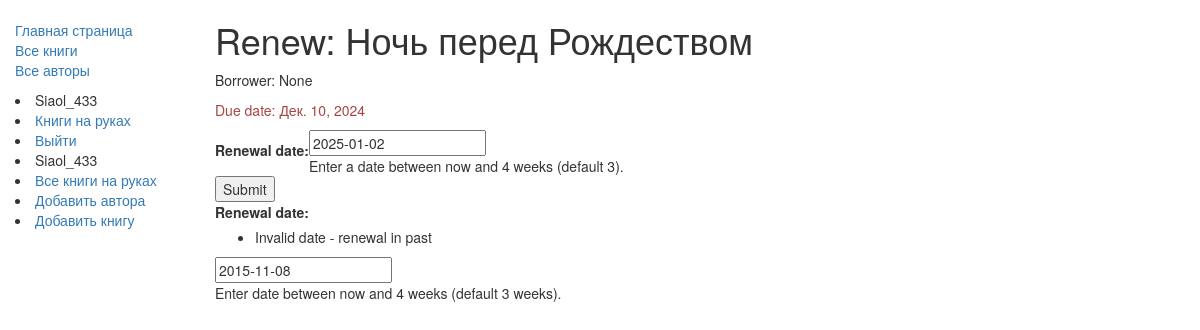
Before: /catalog/book/5ec4af5b-a88c-41b7-8736-c8a718f71bb0/renew/ (signed in) with the older database file.
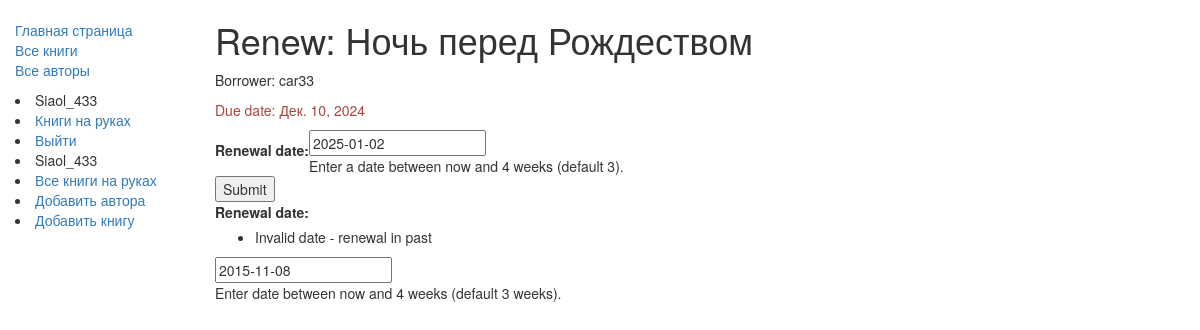
After: the same page with the newer database file.
### catalog/models.py (models this page shows, shortened)
class BookInstance(models.Model):
    id = models.UUIDField(primary_key=True, default=uuid.uuid4,
                          help_text="Unique ID for this particular book across whole library")
    book = models.ForeignKey('Book', on_delete=models.SET_NULL, null=True)
    imprint = models.CharField(max_length=200)
    due_back = models.DateField(null=True, blank=True)
    borrower = models.ForeignKey(User, on_delete=models.SET_NULL, null=True, blank=True)
    LOAN_STATUS = (
        ('m', 'Maintenance'),
        ('o', 'On loan'),
        ('a', 'Available'),
        ('r', 'Reserved'),
    )
    status = models.CharField(max_length=1, choices=LOAN_STATUS, blank=True, default='m',
                              help_text='Book availability')
    class Meta:
        ordering = ["due_back"]
        permissions = (("can_mark_returned", "Set book as returned"),)
    @property
    def is_overdue(self):
        if self.due_back and date.today() > self.due_back:
            return True
        return False

class Book(models.Model):
    title = models.CharField(max_length=200)
    author = models.ForeignKey('Author', on_delete=models.SET_NULL, null=True)
    summary = models.TextField(max_length=1000, help_text="Enter a brief description of the book")
    isbn = models.CharField('ISBN',max_length=13, help_text='13 Character <a href="https://www.isbn-international.org/content/what-isbn">ISBN number</a>')
    genre = models.ManyToManyField(Genre, help_text="Select a genre for this book")
    def display_genre(self):
        return ', '.join([genre.name for genre in self.genre.all()[:3]])
    display_genre.short_description = 'Genre'

### catalog/views.py (the view)
# urls.py: re_path(r'^book/(?P<pk>[-\w]+)/renew/$', views.renew_book_librarian, name='renew-book-librarian'),
@permission_required('catalog.can_mark_returned')
def renew_book_librarian(request, pk):
    book_inst = get_object_or_404(BookInstance, pk=pk)
    if request.method == 'POST':
        form = RenewBookForm(request.POST)
        if form.is_valid():
            book_inst.due_back = form.cleaned_data['renewal_date']
            book_inst.save()
            return HttpResponseRedirect(reverse('/') )
    else:
        proposed_renewal_date = datetime.date.today() + datetime.timedelta(weeks=3)
        form = RenewBookForm(initial={'renewal_date': proposed_renewal_date,})
    return render(request, 'catalog/book_renew_librarian.html', {'form': form, 'bookinst':book_inst})

### catalog/forms.py (shortened to what this page needs)
class RenewBookForm(forms.Form):
    renewal_date = forms.DateField(help_text="Enter a date between now and 4 weeks (default 3).")

### catalog/templates/catalog/book_renew_librarian.html (shortened to what this page needs)
{% extends "base_generic.html" %}
{% block content %}
    <h1>Renew: {{bookinst.book.title}}</h1>
    <p>Borrower: {{bookinst.borrower}}</p>
    <p{% if bookinst.is_overdue %} class="text-danger"{% endif %}>Due date: {{bookinst.due_back}}</p>
    <form action="" method="post">
        <table>
        {{ form }}
        </table>
        <input type="submit" value="Submit" />
    </form>
    <tr>
  <th><label for="id_renewal_date">Renewal date:</label></th>
  <td>
    <ul class="errorlist">
      <li>Invalid date - renewal in past</li>
    </ul>
    <input
      id="id_renewal_date"
      name="renewal_date"
      type="text"
      value="2015-11-08"
      required />
    <br />
    <span class="helptext"
      >Enter date between now and 4 weeks (default 3 weeks).</span
    >
  </td>
</tr>
{% endblock %}

Changed rows visible on the page:
changed BookInstance "Ночь перед Рождеством": borrower "None" → "car33"
